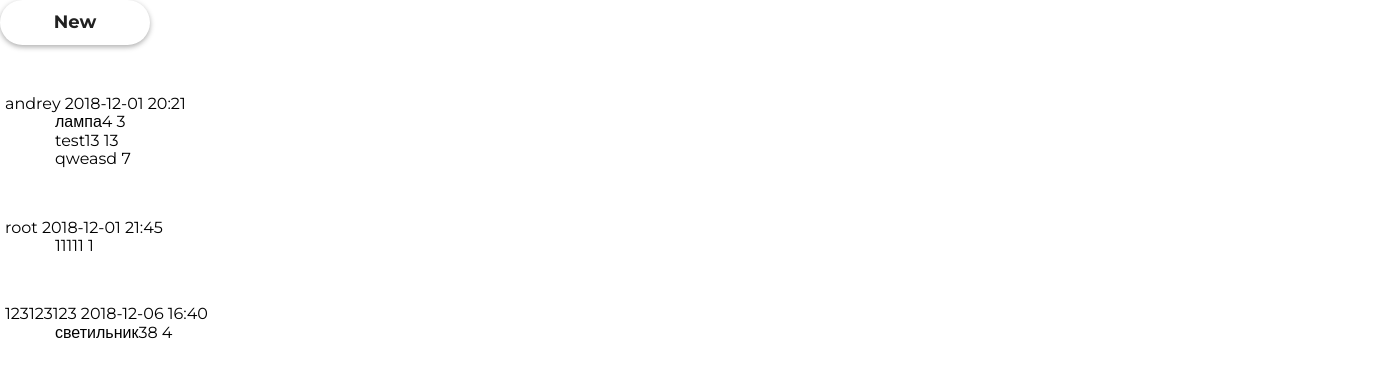
Page /cart/list/ on the earlier database version.
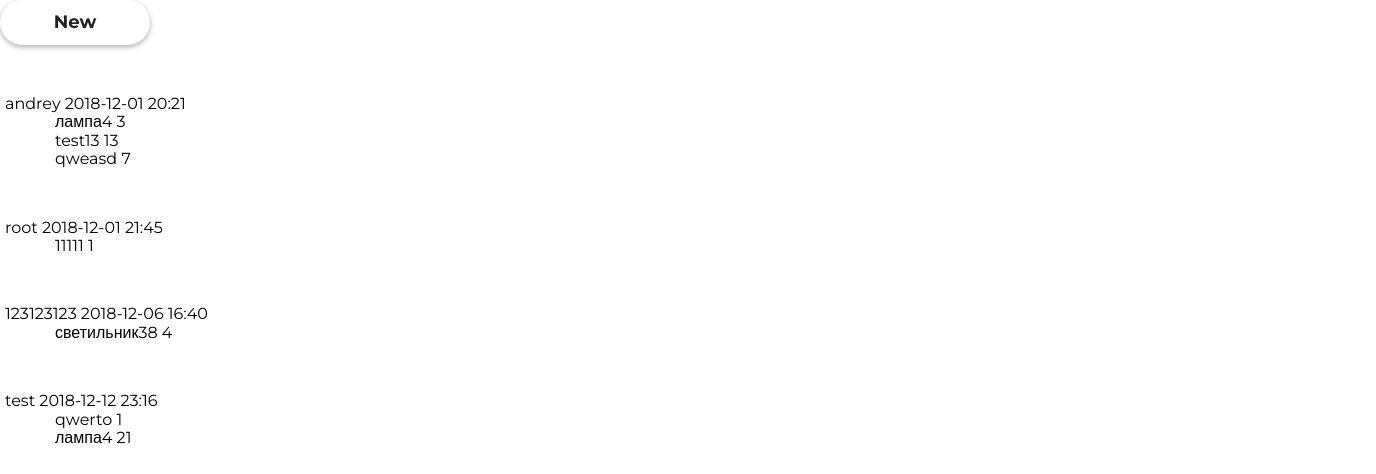
Same page on the later database version.
### cart/models.py (models this page shows)
class Order(models.Model):
    user = models.ForeignKey(
        'authapp.ShopUser',
        on_delete=models.CASCADE
    )
    created = models.DateTimeField(
        auto_now_add=True
    )
    is_active = models.BooleanField(
        default=False
    )
    def __str__(self):
        full_name = self.user.get_full_name()
        title = full_name if full_name else self.user.username
        return f'{title} {self.created.strftime("%Y-%m-%d %H:%M")}'

class OrderItem(models.Model):
    order = models.ForeignKey(
        Order,
        on_delete=models.CASCADE,
        related_name='item'
    )
    product = models.ForeignKey(
        'mainapp.Product',
        on_delete=models.CASCADE
    )
    value = models.IntegerField()
    def __str__(self):
        return self.product.name

### authapp/models.py (models this page shows, shortened)
class ShopUser(AbstractUser):
    avatar = models.ImageField(verbose_name='avatar', upload_to='users_avatars', blank=True)
    age = models.PositiveIntegerField(verbose_name='age', default=18)
    phone = models.CharField(verbose_name='phone', max_length=12, blank=True)
    activation_key = models.CharField(max_length=128, blank=True)
    activation_key_expires = models.DateTimeField(default=(now() + timedelta(hours=48)))

### mainapp/models.py (models this page shows, shortened)
class Product(models.Model):
    category = models.ForeignKey(ProductCategory, on_delete=models.CASCADE, verbose_name='Категория')
    name = models.CharField(verbose_name='имя продукта', max_length=128)
    image = models.ImageField(upload_to='products_images', blank=True, default='placeholder.png')
    short_desc = models.CharField(verbose_name='кратко', max_length=60, blank=True)
    description = models.TextField(verbose_name='подробно', blank=True)
    price = models.DecimalField(verbose_name='цена', max_digits=8, decimal_places=2, default=0)
    quantity = models.PositiveIntegerField(verbose_name='склад', default=0)
    modified = models.DateTimeField(auto_now=True)
    created = models.DateTimeField(auto_now_add=True)
    is_active = models.BooleanField(default=True)

### cart/views.py (the view)
# urls.py: path('list/', OrderListView.as_view(), name='order_list'),
class OrderListView(ListView):
    model = Order
    template_name = 'cart/order_list.html'

### cart/templates/cart/order_list.html (shortened to what this page needs)
{% extends "base.html" %}
{% load static %}
{% block container %}
    <form action="" method="POST" >
        <a href="{% url 'cart:order_create' %}" class="order-link button-link">New</a>
        <div class="container" style="display: block">
        {% for order in object_list %}
            <div style="margin-top: 50px">
                {{ order }}
                {% for item in order.item.all %}
                    <div style="margin-left: 50px">
                        <span>
                            {{ item }}
                        </span>
                        <span>
                            {{ item.value }}
                        </span>
                    </div>
                {% endfor %}
            </div>
        {% endfor %}
        </div>
    </form>
{% endblock %}

Differences in the rows shown:
added Order: user+created "test 2018-12-12 23:16"
added OrderItem: product.name "qwerto", value "1", shown under "test 2018-12-12 23:16"
added OrderItem: product.name "лампа4", value "21", shown under "test 2018-12-12 23:16"
